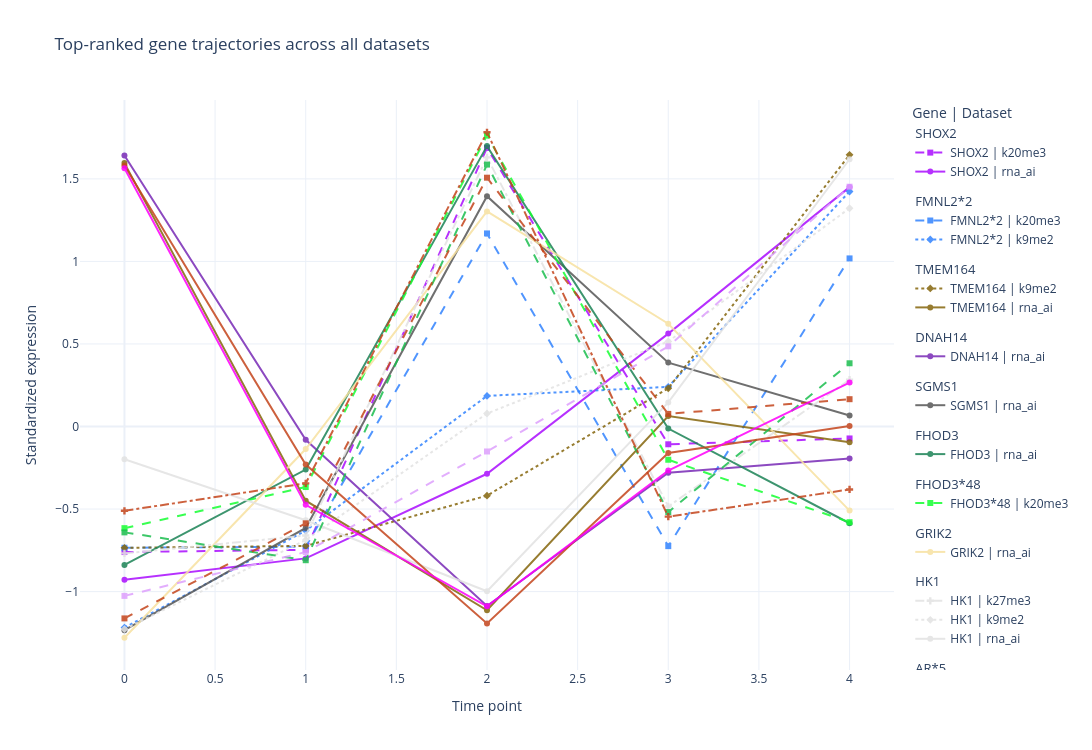

Notebook source saved alongside this figure:
### Code cell
import re
import numpy as np
import pandas as pd
import plotly.graph_objects as go
from plotly.colors import qualitative
from pathlib import Path

# Deduplicated gene node names (dataset suffix stripped, *locus kept)
gene_node_names = [
    "SHOX2",
    "FMNL2*2",
    "TMEM164",
    "DNAH14",
    "SGMS1",
    "FHOD3",
    "FHOD3*48",
    "GRIK2",
    "HK1",
    "AR*5",
    "TRIM37",
    "SEMA5A*70",
    "CDKN3",
]

dataset_style = {
    "rna_ai":  dict(dash="solid",   symbol="circle"),
    "k20me3":  dict(dash="dash",    symbol="square"),
    "k9me2":   dict(dash="dot",     symbol="diamond"),
    "k27me3":  dict(dash="dashdot", symbol="cross"),
}

palette = (
    qualitative.Alphabet + qualitative.Dark24 + qualitative.Plotly + qualitative.Set3
)


def _infer_time_axis(columns):
    parsed = []
    for col in columns:
        col_str = str(col)
        try:
            parsed.append(float(col_str))
            continue
        except (TypeError, ValueError):
            pass
        m = re.findall(r"[-+]?\d*\.?\d+(?:[eE][-+]?\d+)?", col_str)
        parsed.append(float(m[-1]) if m else float(len(parsed)))
    return np.array(parsed, dtype=float)


def _base_gene(name):
    """Return the gene name before any '*locus' suffix."""
    return name.split("*")[0]


# Assign one colour per unique base gene name, in order of first appearance
_base_names_ordered = list(dict.fromkeys(_base_gene(g) for g in gene_node_names))
_base_gene_color = {base: palette[i % len(palette)] for i, base in enumerate(_base_names_ordered)}

fig = go.Figure()
_shown_group_titles = set()

for gene in gene_node_names:
    base = _base_gene(gene)
    color = _base_gene_color[base]
    for ds_name, ds_df in datasets.items():
        if gene not in ds_df.index:
            continue
        style = dataset_style.get(ds_name, dict(dash="solid", symbol="circle"))
        x = _infer_time_axis(ds_df.columns)
        y = ds_df.loc[gene].to_numpy(dtype=float)
        title_text = base if base not in _shown_group_titles else None
        if title_text:
            _shown_group_titles.add(base)
        fig.add_trace(
            go.Scatter(
                x=x,
                y=y,
                mode="lines+markers",
                name=f"{gene} | {ds_name}",
                legendgroup=base,
                legendgrouptitle_text=title_text,
                line=dict(color=color, width=2, dash=style["dash"]),
                marker=dict(size=6, symbol=style["symbol"]),
                opacity=0.85,
                hovertemplate=(
                    f"Gene: {gene}<br>Dataset: {ds_name}"
                    "<br>Time: %{x}<br>Expression: %{y:.4f}<extra></extra>"
                ),
            )
        )

fig.update_layout(
    title="Top-ranked gene trajectories across all datasets with respect to PageRank centrality",
    xaxis_title="Time point",
    yaxis_title="Standardized expression",
    template="plotly_white",
    width=1300,
    height=750,
    legend_title="Gene | Dataset",
)
fig.show()

output_file = Path("Paper_results") / "top_ranked_genes_all_datasets_trajectories_Pagerank.html"
output_file.parent.mkdir(parents=True, exist_ok=True)
fig.write_html(output_file, include_plotlyjs="cdn")
print(f"Saved to: {output_file.resolve()}")

# Report which genes were found / missing per dataset
print("\nCoverage summary:")
for gene in gene_node_names:
    found = [ds for ds, df in datasets.items() if gene in df.index]
    missing = [ds for ds in datasets if ds not in found]
    print(f"  {gene:20s}  found: {found}  missing: {missing}")

### Figure 1 — Plotly figure (JSON) as saved in the notebook; plotly's stock layout.template omitted (floating-point values rounded to 4 significant figures)
{"data": [{"hovertemplate": "Gene: SHOX2<br>Dataset: k20me3<br>Time: %{x}<br>Expression: %{y:.4f}<extra></extra>", "legendgroup": "SHOX2", "legendgrouptitle": {"text": "SHOX2"}, "line": {"color": "#AA0DFE", "dash": "dash", "width": 2}, "marker": {"size": 6, "symbol": "square"}, "mode": "lines+markers", "name": "SHOX2 | k20me3", "opacity": 0.85, "type": "scatter", "x": [0.0, 1.0, 2.0, 3.0, 4.0], "y": [-0.7605, -0.7467, 1.687, -0.1077, -0.07242]}, {"hovertemplate": "Gene: SHOX2<br>Dataset: rna_ai<br>Time: %{x}<br>Expression: %{y:.4f}<extra></extra>", "legendgroup": "SHOX2", "line": {"color": "#AA0DFE", "dash": "solid", "width": 2}, "marker": {"size": 6, "symbol": "circle"}, "mode": "lines+markers", "name": "SHOX2 | rna_ai", "opacity": 0.85, "type": "scatter", "x": [0.0, 1.0, 2.0, 3.0, 4.0], "y": [-0.9276, -0.7988, -0.2863, 0.5627, 1.45]}, {"hovertemplate": "Gene: FMNL2*2<br>Dataset: k20me3<br>Time: %{x}<br>Expression: %{y:.4f}<extra></extra>", "legendgroup": "FMNL2*2", "legendgrouptitle": {"text": "FMNL2*2"}, "line": {"color": "#3283FE", "dash": "dash", "width": 2}, "marker": {"size": 6, "symbol": "square"}, "mode": "lines+markers", "name": "FMNL2*2 | k20me3", "opacity": 0.85, "type": "scatter", "x": [0.0, 1.0, 2.0, 3.0, 4.0], "y": [-0.7345, -0.7285, 1.17, -0.7247, 1.018]}, {"hovertemplate": "Gene: FMNL2*2<br>Dataset: k9me2<br>Time: %{x}<br>Expression: %{y:.4f}<extra></extra>", "legendgroup": "FMNL2*2", "line": {"color": "#3283FE", "dash": "dot", "width": 2}, "marker": {"size": 6, "symbol": "diamond"}, "mode": "lines+markers", "name": "FMNL2*2 | k9me2", "opacity": 0.85, "type": "scatter", "x": [0.0, 1.0, 2.0, 3.0, 4.0], "y": [-1.218, -0.6309, 0.1854, 0.2402, 1.423]}, {"hovertemplate": "Gene: TMEM164<br>Dataset: k9me2<br>Time: %{x}<br>Expression: %{y:.4f}<extra></extra>", "legendgroup": "TMEM164", "legendgrouptitle": {"text": "TMEM164"}, "line": {"color": "#85660D", "dash": "dot", "width": 2}, "marker": {"size": 6, "symbol": "diamond"}, "mode": "lines+markers", "name": "TMEM164 | k9me2", "opacity": 0.85, "type": "scatter", "x": [0.0, 1.0, 2.0, 3.0, 4.0], "y": [-0.7348, -0.7233, -0.4188, 0.2314, 1.646]}, {"hovertemplate": "Gene: TMEM164<br>Dataset: rna_ai<br>Time: %{x}<br>Expression: %{y:.4f}<extra></extra>", "legendgroup": "TMEM164", "line": {"color": "#85660D", "dash": "solid", "width": 2}, "marker": {"size": 6, "symbol": "circle"}, "mode": "lines+markers", "name": "TMEM164 | rna_ai", "opacity": 0.85, "type": "scatter", "x": [0.0, 1.0, 2.0, 3.0, 4.0], "y": [1.595, -0.4495, -1.113, 0.06321, -0.096]}, {"hovertemplate": "Gene: DNAH14<br>Dataset: rna_ai<br>Time: %{x}<br>Expression: %{y:.4f}<extra></extra>", "legendgroup": "DNAH14", "legendgrouptitle": {"text": "DNAH14"}, "line": {"color": "#782AB6", "dash": "solid", "width": 2}, "marker": {"size": 6, "symbol": "circle"}, "mode": "lines+markers", "name": "DNAH14 | rna_ai", "opacity": 0.85, "type": "scatter", "x": [0.0, 1.0, 2.0, 3.0, 4.0], "y": [1.641, -0.08021, -1.088, -0.2803, -0.1932]}, {"hovertemplate": "Gene: SGMS1<br>Dataset: rna_ai<br>Time: %{x}<br>Expression: %{y:.4f}<extra></extra>", "legendgroup": "SGMS1", "legendgrouptitle": {"text": "SGMS1"}, "line": {"color": "#565656", "dash": "solid", "width": 2}, "marker": {"size": 6, "symbol": "circle"}, "mode": "lines+markers", "name": "SGMS1 | rna_ai", "opacity": 0.85, "type": "scatter", "x": [0.0, 1.0, 2.0, 3.0, 4.0], "y": [-1.233, -0.6148, 1.395, 0.387, 0.06613]}, {"hovertemplate": "Gene: FHOD3<br>Dataset: rna_ai<br>Time: %{x}<br>Expression: %{y:.4f}<extra></extra>", "legendgroup": "FHOD3", "legendgrouptitle": {"text": "FHOD3"}, "line": {"color": "#1C8356", "dash": "solid", "width": 2}, "marker": {"size": 6, "symbol": "circle"}, "mode": "lines+markers", "name": "FHOD3 | rna_ai", "opacity": 0.85, "type": "scatter", "x": [0.0, 1.0, 2.0, 3.0, 4.0], "y": [-0.8389, -0.2608, 1.698, -0.01261, -0.5861]}, {"hovertemplate": "Gene: FHOD3*48<br>Dataset: k20me3<br>Time: %{x}<br>Expression: %{y:.4f}<extra></extra>", "legendgroup": "FHOD3*48", "legendgrouptitle": {"text": "FHOD3*48"}, "line": {"color": "#16FF32", "dash": "dash", "width": 2}, "marker": {"size": 6, "symbol": "square"}, "mode": "lines+markers", "name": "FHOD3*48 | k20me3", "opacity": 0.85, "type": "scatter", "x": [0.0, 1.0, 2.0, 3.0, 4.0], "y": [-0.6157, -0.3667, 1.763, -0.2013, -0.5797]}, {"hovertemplate": "Gene: GRIK2<br>Dataset: rna_ai<br>Time: %{x}<br>Expression: %{y:.4f}<extra></extra>", "legendgroup": "GRIK2", "legendgrouptitle": {"text": "GRIK2"}, "line": {"color": "#F7E1A0", "dash": "solid", "width": 2}, "marker": {"size": 6, "symbol": "circle"}, "mode": "lines+markers", "name": "GRIK2 | rna_ai", "opacity": 0.85, "type": "scatter", "x": [0.0, 1.0, 2.0, 3.0, 4.0], "y": [-1.28, -0.1362, 1.303, 0.6224, -0.5093]}, {"hovertemplate": "Gene: HK1<br>Dataset: k27me3<br>Time: %{x}<br>Expression: %{y:.4f}<extra></extra>", "legendgroup": "HK1", "legendgrouptitle": {"text": "HK1"}, "line": {"color": "#E2E2E2", "dash": "dashdot", "width": 2}, "marker": {"size": 6, "symbol": "cross"}, "mode": "lines+markers", "name": "HK1 | k27me3", "opacity": 0.85, "type": "scatter", "x": [0.0, 1.0, 2.0, 3.0, 4.0], "y": [-0.7688, -0.6605, 1.63, -0.4843, 0.2834]}, {"hovertemplate": "Gene: HK1<br>Dataset: k9me2<br>Time: %{x}<br>Expression: %{y:.4f}<extra></extra>", "legendgroup": "HK1", "line": {"color": "#E2E2E2", "dash": "dot", "width": 2}, "marker": {"size": 6, "symbol": "diamond"}, "mode": "lines+markers", "name": "HK1 | k9me2", "opacity": 0.85, "type": "scatter", "x": [0.0, 1.0, 2.0, 3.0, 4.0], "y": [-1.228, -0.6879, 0.07876, 0.515, 1.322]}, {"hovertemplate": "Gene: HK1<br>Dataset: rna_ai<br>Time: %{x}<br>Expression: %{y:.4f}<extra></extra>", "legendgroup": "HK1", "line": {"color": "#E2E2E2", "dash": "solid", "width": 2}, "marker": {"size": 6, "symbol": "circle"}, "mode": "lines+markers", "name": "HK1 | rna_ai", "opacity": 0.85, "type": "scatter", "x": [0.0, 1.0, 2.0, 3.0, 4.0], "y": [-0.1981, -0.568, -0.9982, 0.1455, 1.619]}, {"hovertemplate": "Gene: AR*5<br>Dataset: k20me3<br>Time: %{x}<br>Expression: %{y:.4f}<extra></extra>", "legendgroup": "AR*5", "legendgrouptitle": {"text": "AR*5"}, "line": {"color": "#1CBE4F", "dash": "dash", "width": 2}, "marker": {"size": 6, "symbol": "square"}, "mode": "lines+markers", "name": "AR*5 | k20me3", "opacity": 0.85, "type": "scatter", "x": [0.0, 1.0, 2.0, 3.0, 4.0], "y": [-0.6413, -0.81, 1.587, -0.5183, 0.383]}, {"hovertemplate": "Gene: TRIM37<br>Dataset: k20me3<br>Time: %{x}<br>Expression: %{y:.4f}<extra></extra>", "legendgroup": "TRIM37", "legendgrouptitle": {"text": "TRIM37"}, "line": {"color": "#C4451C", "dash": "dash", "width": 2}, "marker": {"size": 6, "symbol": "square"}, "mode": "lines+markers", "name": "TRIM37 | k20me3", "opacity": 0.85, "type": "scatter", "x": [0.0, 1.0, 2.0, 3.0, 4.0], "y": [-1.162, -0.5865, 1.507, 0.07635, 0.1655]}, {"hovertemplate": "Gene: TRIM37<br>Dataset: k27me3<br>Time: %{x}<br>Expression: %{y:.4f}<extra></extra>", "legendgroup": "TRIM37", "line": {"color": "#C4451C", "dash": "dashdot", "width": 2}, "marker": {"size": 6, "symbol": "cross"}, "mode": "lines+markers", "name": "TRIM37 | k27me3", "opacity": 0.85, "type": "scatter", "x": [0.0, 1.0, 2.0, 3.0, 4.0], "y": [-0.5107, -0.3442, 1.782, -0.5462, -0.3813]}, {"hovertemplate": "Gene: TRIM37<br>Dataset: rna_ai<br>Time: %{x}<br>Expression: %{y:.4f}<extra></extra>", "legendgroup": "TRIM37", "line": {"color": "#C4451C", "dash": "solid", "width": 2}, "marker": {"size": 6, "symbol": "circle"}, "mode": "lines+markers", "name": "TRIM37 | rna_ai", "opacity": 0.85, "type": "scatter", "x": [0.0, 1.0, 2.0, 3.0, 4.0], "y": [1.581, -0.2303, -1.193, -0.1609, 0.00337]}, {"hovertemplate": "Gene: SEMA5A*70<br>Dataset: k20me3<br>Time: %{x}<br>Expression: %{y:.4f}<extra></extra>", "legendgroup": "SEMA5A*70", "legendgrouptitle": {"text": "SEMA5A*70"}, "line": {"color": "#DEA0FD", "dash": "dash", "width": 2}, "marker": {"size": 6, "symbol": "square"}, "mode": "lines+markers", "name": "SEMA5A*70 | k20me3", "opacity": 0.85, "type": "scatter", "x": [0.0, 1.0, 2.0, 3.0, 4.0], "y": [-1.026, -0.7606, -0.1514, 0.4856, 1.453]}, {"hovertemplate": "Gene: CDKN3<br>Dataset: rna_ai<br>Time: %{x}<br>Expression: %{y:.4f}<extra></extra>", "legendgroup": "CDKN3", "legendgrouptitle": {"text": "CDKN3"}, "line": {"color": "#FE00FA", "dash": "solid", "width": 2}, "marker": {"size": 6, "symbol": "circle"}, "mode": "lines+markers", "name": "CDKN3 | rna_ai", "opacity": 0.85, "type": "scatter", "x": [0.0, 1.0, 2.0, 3.0, 4.0], "y": [1.564, -0.4743, -1.089, -0.267, 0.2659]}], "layout": {"height": 750, "legend": {"title": {"text": "Gene | Dataset"}}, "title": {"text": "Top-ranked gene trajectories across all datasets"}, "width": 1300, "xaxis": {"title": {"text": "Time point"}}, "yaxis": {"title": {"text": "Standardized expression"}}}}
